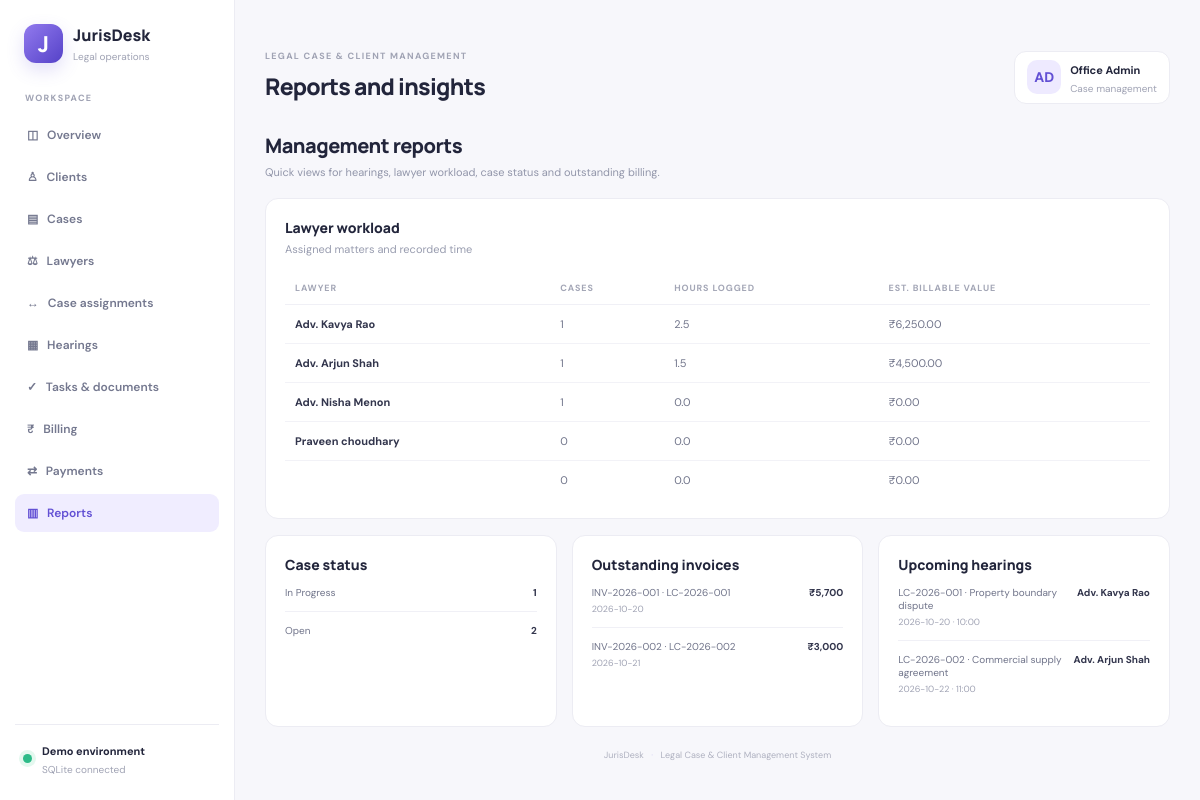
Page /reports on the committed database.
### tables this page shows
CREATE TABLE lawyers(
          id INTEGER PRIMARY KEY AUTOINCREMENT, name TEXT NOT NULL, specialization TEXT NOT NULL,
          email TEXT, hourly_rate REAL NOT NULL DEFAULT 1000 CHECK(hourly_rate>=0)
        );

CREATE TABLE invoices(
          id INTEGER PRIMARY KEY AUTOINCREMENT, invoice_number TEXT NOT NULL UNIQUE,
          case_id INTEGER NOT NULL, issued_on TEXT NOT NULL, due_date TEXT NOT NULL,
          amount REAL NOT NULL CHECK(amount>=0), status TEXT NOT NULL DEFAULT 'Unpaid',
          FOREIGN KEY(case_id) REFERENCES cases(id)
        );

CREATE TABLE hearings(
          id INTEGER PRIMARY KEY AUTOINCREMENT, case_id INTEGER NOT NULL, lawyer_id INTEGER NOT NULL,
          court_room TEXT, hearing_date TEXT NOT NULL, start_time TEXT NOT NULL, end_time TEXT NOT NULL,
          notes TEXT, FOREIGN KEY(case_id) REFERENCES cases(id) ON DELETE CASCADE,
          FOREIGN KEY(lawyer_id) REFERENCES lawyers(id),
          CHECK(end_time>start_time)
        );

CREATE TABLE cases(
          id INTEGER PRIMARY KEY AUTOINCREMENT, case_number TEXT NOT NULL UNIQUE,
          title TEXT NOT NULL, client_id INTEGER NOT NULL, case_type_id INTEGER NOT NULL,
          court_id INTEGER, status TEXT NOT NULL DEFAULT 'Open',
          opened_on TEXT NOT NULL, description TEXT,
          FOREIGN KEY(client_id) REFERENCES clients(id),
          FOREIGN KEY(case_type_id) REFERENCES case_types(id),
          FOREIGN KEY(court_id) REFERENCES courts(id)
        );

### app.py (the view)
@app.route("/reports")
def reports():
    with db() as con:
        workload=con.execute("""SELECT l.name,COUNT(DISTINCT a.case_id) cases,COALESCE(SUM(te.hours),0) hours,
          COALESCE(SUM(CASE WHEN te.billable=1 THEN te.hours*l.hourly_rate ELSE 0 END),0) billable_value
          FROM lawyers l LEFT JOIN assignments a ON a.lawyer_id=l.id LEFT JOIN time_entries te ON te.lawyer_id=l.id GROUP BY l.id ORDER BY cases DESC""").fetchall()
        statuses=con.execute("SELECT status,COUNT(*) count FROM cases GROUP BY status").fetchall()
        outstanding=con.execute("""SELECT i.invoice_number,c.case_number,c.title,i.due_date,i.amount-COALESCE(p.paid,0) balance
          FROM invoices i JOIN cases c ON c.id=i.case_id LEFT JOIN (SELECT invoice_id,SUM(amount) paid FROM payments GROUP BY invoice_id) p ON p.invoice_id=i.id
          WHERE i.amount-COALESCE(p.paid,0)>0 ORDER BY i.due_date""").fetchall()
        upcoming=con.execute("""SELECT h.hearing_date,h.start_time,c.case_number,c.title,l.name lawyer FROM hearings h
          JOIN cases c ON c.id=h.case_id JOIN lawyers l ON l.id=h.lawyer_id WHERE h.hearing_date>=? ORDER BY h.hearing_date,h.start_time""",(date.today().isoformat(),)).fetchall()
    return render_template("reports.html",workload=workload,statuses=statuses,outstanding=outstanding,upcoming=upcoming)

### app.py (called while the page is built)
def db():
    con = sqlite3.connect(DB)
    con.row_factory = sqlite3.Row
    con.execute("PRAGMA foreign_keys=ON")
    return con

### templates/reports.html
{% extends "base.html" %}{% set heading="Reports and insights" %}{% block content %}<div class="intro"><div><h2>Management reports</h2><p>Quick views for hearings, lawyer workload, case status and outstanding billing.</p></div></div><div class="panel"><div class="panelhead"><div><h3>Lawyer workload</h3><p>Assigned matters and recorded time</p></div></div><div class="tablewrap"><table><thead><tr><th>LAWYER</th><th>CASES</th><th>HOURS LOGGED</th><th>EST. BILLABLE VALUE</th></tr></thead><tbody>{% for r in workload %}<tr><td><b>{{r.name}}</b></td><td>{{r.cases}}</td><td>{{"{:.1f}".format(r.hours)}}</td><td>₹{{"{:,.2f}".format(r.billable_value)}}</td></tr>{% endfor %}</tbody></table></div></div><div class="three"><div class="panel"><h3>Case status</h3>{% for s in statuses %}<div class="reportline"><span>{{s.status}}</span><b>{{s.count}}</b></div>{% endfor %}</div><div class="panel"><h3>Outstanding invoices</h3>{% for r in outstanding %}<div class="reportline"><span>{{r.invoice_number}} · {{r.case_number}}<small>{{r.due_date}}</small></span><b>₹{{"{:,.0f}".format(r.balance)}}</b></div>{% else %}<p class="muted">No outstanding invoices.</p>{% endfor %}</div><div class="panel"><h3>Upcoming hearings</h3>{% for r in upcoming %}<div class="reportline"><span>{{r.case_number}} · {{r.title}}<small>{{r.hearing_date}} · {{r.start_time}}</small></span><b>{{r.lawyer}}</b></div>{% else %}<p class="muted">No upcoming hearings.</p>{% endfor %}</div></div>{% endblock %}

### static/style.css (style rules this page uses)
:root { --ink:#22253b;--muted:#898da2;--line:#ececf3;--violet:#6653d9;--bg:#f7f7fb }
* { box-sizing:border-box }
body { margin:0;background:var(--bg);color:var(--ink);font:14px 'DM Sans',Arial,sans-serif }
.stat,.panel { background:#fff;border:1px solid var(--line);border-radius:13px }
.panel { padding:19px;min-width:0 }
.panelhead { display:flex;justify-content:space-between;align-items:center;margin-bottom:16px;gap:10px }
.panel h3,.panelhead h3 { font:800 14px Manrope;margin:0 }
.panelhead p,.muted { font-size:11px;color:#989caf;margin:5px 0 0 }
.tablewrap { overflow-x:auto }
table { width:100%;border-collapse:collapse;white-space:nowrap }
th { text-align:left;color:#a3a6b6;font-size:9px;letter-spacing:.9px;padding:10px;border-bottom:1px solid #f0f0f6 }
td { font-size:11px;color:#70748a;padding:12px 10px;border-bottom:1px solid #f2f2f7 }
tbody tr:last-child td { border-bottom:0 }
td b { color:#33364d;font-size:11px }
.intro { display:flex;justify-content:space-between;align-items:center;margin:4px 0 19px }
.intro h2 { font:800 20px Manrope;margin:0;letter-spacing:-.5px }
.intro p { font-size:11px;color:#9296aa;margin:6px 0 0 }
.three { display:grid;grid-template-columns:repeat(3,minmax(0,1fr));gap:15px;margin-top:16px }
.reportline { display:flex;justify-content:space-between;gap:10px;padding:12px 0;border-bottom:1px solid #f0f0f6;font-size:10px;color:#70748a }
.reportline:last-child { border-bottom:0 }
.reportline b { color:#33364d;white-space:nowrap }
.reportline small { display:block;color:#a0a3b4;margin-top:4px;font-size:9px }

### rows in the picture
lawyers: name "Adv. Kavya Rao", cases "1", hours "2.5", billable_value "6,250.00"
lawyers: name "Adv. Arjun Shah", cases "1", hours "1.5", billable_value "4,500.00"
lawyers: name "Adv. Nisha Menon", cases "1", hours "0.0", billable_value "0.00"
lawyers: name "Praveen choudhary", cases "0", hours "0.0", billable_value "0.00"
lawyers: cases "0", hours "0.0", billable_value "0.00"
invoices: invoice_number "INV-2026-001", case_number "LC-2026-001", due_date "2026-10-20", balance "5,700"
invoices: invoice_number "INV-2026-002", case_number "LC-2026-002", due_date "2026-10-21", balance "3,000"
hearings: case_number "LC-2026-001", title "Property boundary dispute", hearing_date "2026-10-20", start_time "10:00", lawyer "Adv. Kavya Rao"
hearings: case_number "LC-2026-002", title "Commercial supply agreement", hearing_date "2026-10-22", start_time "11:00", lawyer "Adv. Arjun Shah"

### other values in the picture
{{ heading or "Legal operations overview" }} "Reports and insights"
{{ s.status }} "In Progress" "Open"
{{ s.count }} "1" "2"
